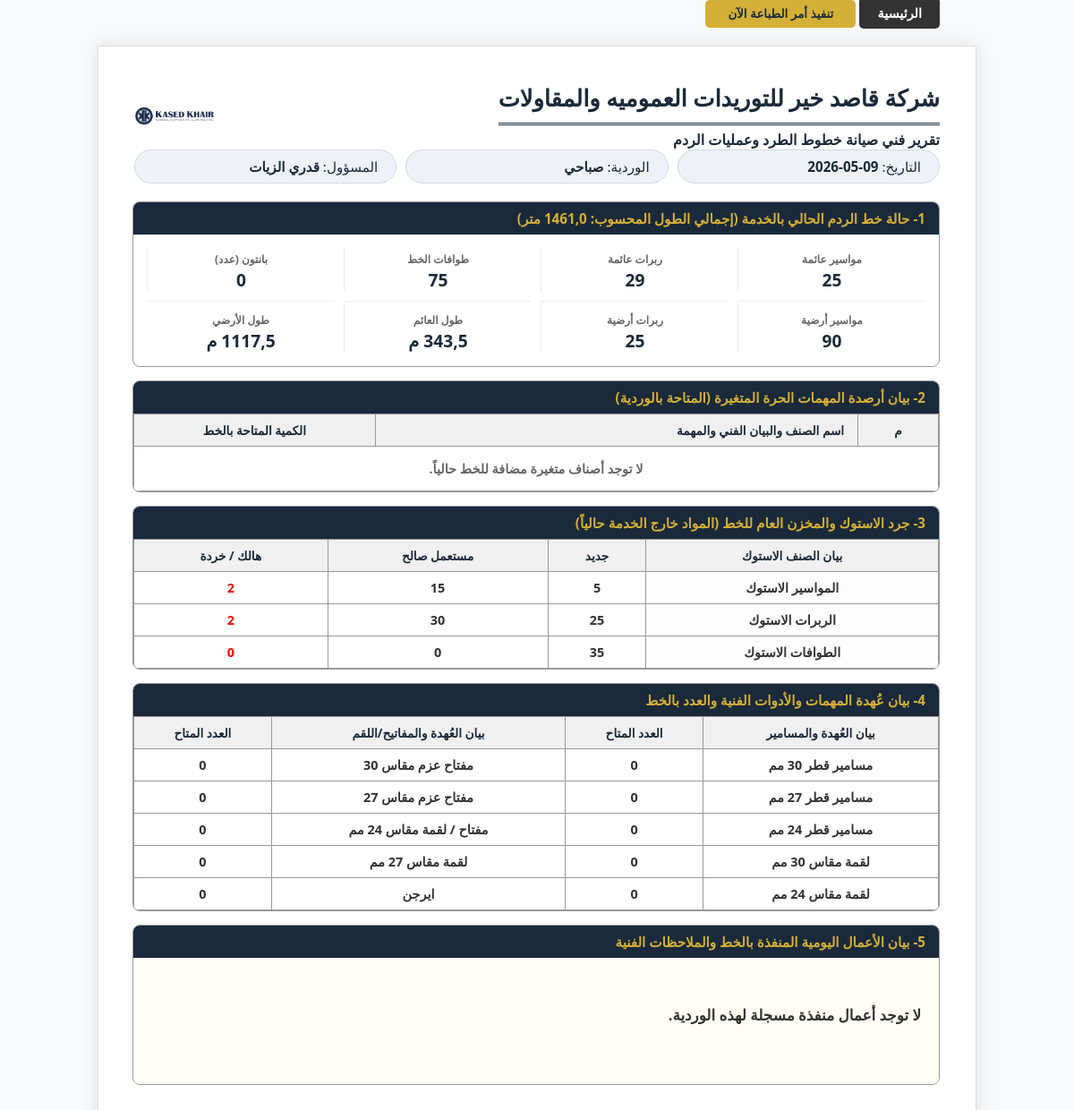
Page /pipe-report/3/ (signed in) on the earlier database version.
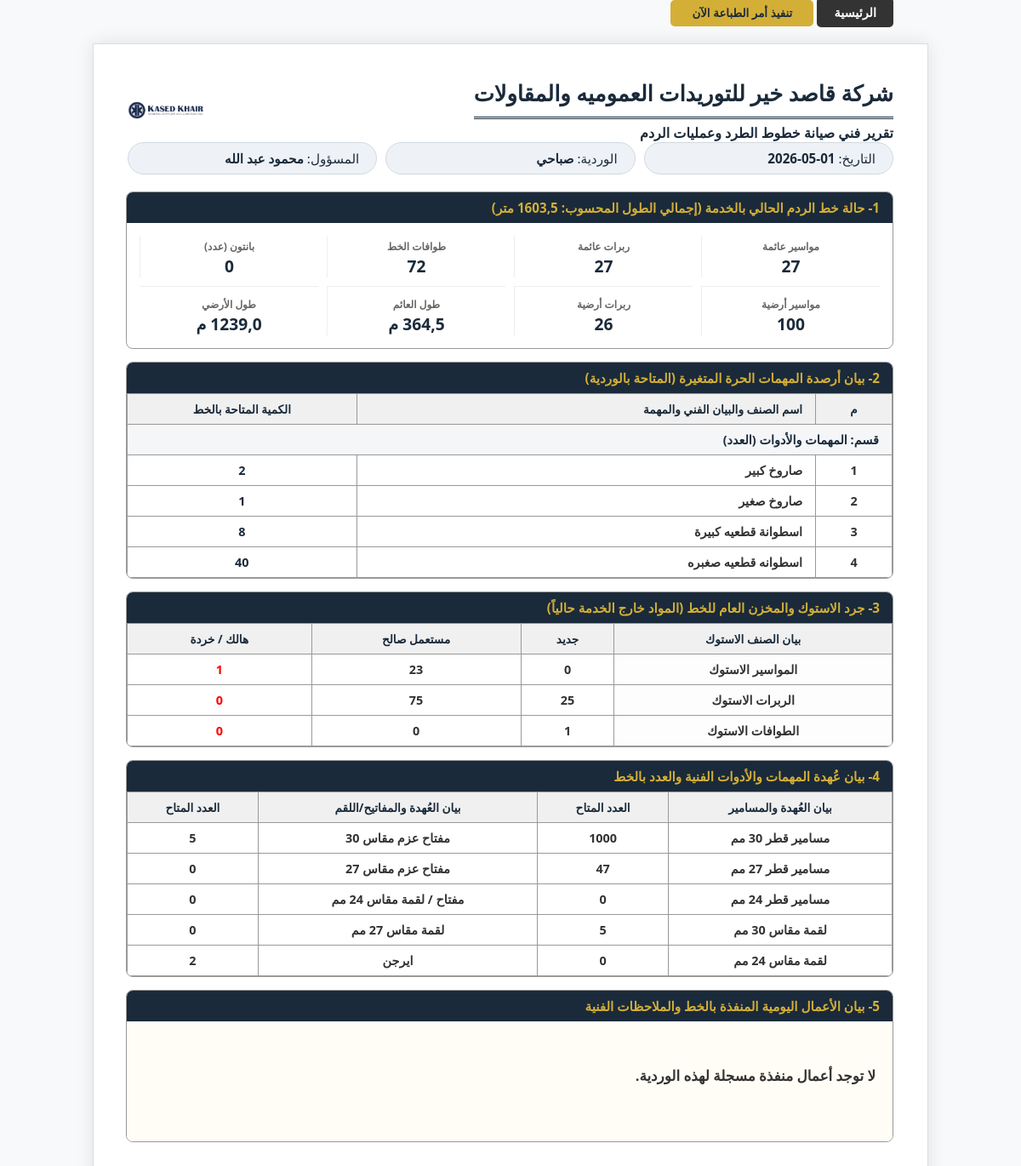
Same page on the later database version.
### core/models.py (models this page shows, shortened)
class PipeFighterOperations(models.Model):
    SHIFT_CHOICES = [('morning', 'صباحي'), ('night', 'مسائي')]
    date = models.DateField(auto_now_add=True, verbose_name="التاريخ")
    shift = models.CharField(max_length=10, choices=SHIFT_CHOICES, verbose_name="الوردية")
    operator_in_charge = models.ForeignKey('Staff', on_delete=models.SET_NULL, null=True, verbose_name="المسؤول")
    float_pipes = models.IntegerField(default=0, verbose_name="مواسير عائمة (عدد)")
    float_rubbers = models.IntegerField(default=0, verbose_name="ربرات عائمة (عدد)")
    float_pontoons = models.IntegerField(default=0, verbose_name="طوافات الخط (عدد)")
    float_pantons = models.IntegerField(default=0, verbose_name="بانتون (عدد)")
    float_anchors = models.IntegerField(default=0, verbose_name="مخاطيف الخط (عدد)")
    float_length = models.FloatField(default=0, editable=False, verbose_name="طول الخط العائم")
    land_pipes = models.IntegerField(default=0, verbose_name="مواسير أرضية (عدد)")
    land_rubbers = models.IntegerField(default=0, verbose_name="ربرات أرضية (عدد)")
    land_length = models.FloatField(default=0, editable=False, verbose_name="طول الخط الأرضي")
    total_line_length = models.FloatField(default=0, editable=False, verbose_name="إجمالي طول الخط")
    stock_pipes_new = models.IntegerField(default=0, verbose_name="مواسير جديدة")
    stock_pipes_used = models.IntegerField(default=0, verbose_name="مواسير مستعملة صالحة")
    stock_pipes_scrap = models.IntegerField(default=0, verbose_name="مواسير هالك")
    stock_rubbers_new = models.IntegerField(default=0, verbose_name="ربرات جديدة")
    stock_rubbers_used = models.IntegerField(default=0, verbose_name="ربرات مستعملة صالحة")
    stock_rubbers_scrap = models.IntegerField(default=0, verbose_name="ربرات هالك")
    stock_pontoons_new = models.IntegerField(default=0, verbose_name="طوافات جديدة")
    stock_pontoons_used = models.IntegerField(default=0, verbose_name="طوافات مستعملة صالحة")
    stock_pontoons_scrap = models.IntegerField(default=0, verbose_name="طوافات هالك")
    bolts_30 = models.IntegerField(default=0, verbose_name="مسامير 30مم")
    bolts_27 = models.IntegerField(default=0, verbose_name="مسامير 27مم")
    bolts_24 = models.IntegerField(default=0, verbose_name="مسامير 24مم")
    wrench_30 = models.IntegerField(default=0, verbose_name="مفتاح 30")
    wrench_27 = models.IntegerField(default=0, verbose_name="مفتاح 27")
    wrench_24 = models.IntegerField(default=0, verbose_name="مفتاح 24مم")
    socket_30 = models.IntegerField(default=0, verbose_name="لقمة 30مم")
    socket_27 = models.IntegerField(default=0, verbose_name="لقمة 27مم")
    socket_24 = models.IntegerField(default=0, verbose_name="لقمة 24مم")
    air_gun = models.IntegerField(default=0, verbose_name="ايرجن (عدد)")
    work_description = models.TextField(verbose_name="بيان الأعمال والملاحظات", blank=True, null=True)
    work_photos = models.ImageField(upload_to='pipe_fighter/', verbose_name="صور العمل", blank=True, null=True)
    class Meta:
        verbose_name = "تقرير بايب فايتر"
        verbose_name_plural = "تقارير بايب فايتر"

class Staff(models.Model):
    GROUP_CHOICES = [('A', 'مجموعة A'), ('B', 'مجموعة B'),('office', 'الإدارة'),('other', 'أخرى')]
    TEAM_TYPE = [('dredger', 'طاقم كراكة'), ('pipe_fighter', 'طاقم خط بحري'),('admin', 'الإدارة'),('other', 'أخرى')]
    ROLE_CHOICES = [
        ('engineer', 'مهندس'), # الخيار الجديد
        ('supervisor', 'مشرف'), # الخيار الجديد
        ('manager', 'مدير مشروع'),
        ('operator', 'مشغل'),
        ('marine', 'بحرية'),
        ('mechanic', 'ميكانيكا'),
        ('admin', 'إداري/سائق'),
    ]
    user = models.OneToOneField(User, on_delete=models.SET_NULL, null=True, blank=True, verbose_name="حساب المستخدم")
    name = models.CharField(max_length=100, verbose_name="الاسم بالكامل")
    group = models.CharField(max_length=10, choices=GROUP_CHOICES, verbose_name="المجموعة (الوردية)")
    team_type = models.CharField(max_length=20, choices=TEAM_TYPE, verbose_name="نوع الطاقم")
    role = models.CharField(max_length=30, choices=ROLE_CHOICES, verbose_name="الوظيفة")
    phone = models.CharField(max_length=15, verbose_name="رقم الهاتف", null=True, blank=True)
    dredger = models.ForeignKey('Dredger', on_delete=models.SET_NULL, null=True, blank=True)
    dredger = models.ForeignKey('Dredger', on_delete=models.SET_NULL, null=True, blank=True, verbose_name="الكراكة المعين عليها")
    class Meta:
        verbose_name = "موظف"
        verbose_name_plural = "دليل الموظفين"

class InventoryItem(models.Model):
    name = models.CharField(max_length=100, verbose_name="اسم الصنف")
    category = models.CharField(max_length=100, verbose_name="القسم (مثلاً: حبال، مواسير، عدد)")
    show_in_site = models.BooleanField(default=True, verbose_name="يظهر في مخزن البر (الموقع)")
    show_in_marine = models.BooleanField(default=False, verbose_name="يظهر في جرد الكراكة (البحرية)")
    show_in_pipe = models.BooleanField(default=False, verbose_name="يظهر في تقرير الخط (البايب فيتر)")
    quantity_site = models.FloatField(default=0, verbose_name="رصيد مخزن البر الحالي")
    quantity_marine = models.FloatField(default=0, verbose_name="رصيد بحرية الكراكة الحالي")
    quantity_pipe = models.FloatField(default=0, verbose_name="رصيد البايب فيتر الحالي")

### core/views.py (the view)
# urls.py: path('pipe-report/<int:report_id>/', views.pipe_report_detail, name='pipe_report_detail'),
@login_required
def pipe_report_detail(request, report_id):
    from .models import PipeFighterOperations, InventoryItem
    from django.shortcuts import render, get_object_or_404
    from django.utils import timezone
    report = get_object_or_404(PipeFighterOperations, id=report_id)
    all_items = InventoryItem.objects.filter(show_in_pipe=True).order_by('category', 'id')
    categorized_data = {}
    for item in all_items:
        item.quantity_found = item.quantity_pipe
        cat = item.category if item.category else "مهمات عامة"
        if cat == "الاستوك" or cat == "أخرى":
            continue
        if cat not in categorized_data:
            categorized_data[cat] = []
        categorized_data[cat].append(item)
    stock_data = {
        'pipes_new': {'quantity_pipe': report.stock_pipes_new},
        'pipes_used': {'quantity_pipe': report.stock_pipes_used},
        'pipes_scrap': {'quantity_pipe': report.stock_pipes_scrap},
        'rubbers_new': {'quantity_pipe': report.stock_rubbers_new},
        'rubbers_used': {'quantity_pipe': report.stock_rubbers_used},
        'rubbers_scrap': {'quantity_pipe': report.stock_rubbers_scrap},
        'pontoons_new': {'quantity_pipe': report.stock_pontoons_new},
        'pontoons_used': {'quantity_pipe': report.stock_pontoons_used},
        'pontoons_scrap': {'quantity_pipe': report.stock_pontoons_scrap},
    }
    return render(request, 'core/pipe_report_detail.html', {
        'report': report,
        'categorized_data': categorized_data,
        'stock': stock_data,
        'date': timezone.now()
    })

### core/templates/core/pipe_report_detail.html (shortened to what the changed rows need)
{% load static %}
<!DOCTYPE html>
<html lang="ar" dir="rtl">
<head>
</head>
<body>
<div class="report-paper">
    <div class="d-flex justify-content-between align-items-center mb-4" style="display: flex; justify-content: space-between; align-items: center;">
        <div>
            <h2 class="header-title mb-0" style="margin:0;">شركة قاصد خير للتوريدات العموميه والمقاولات</h2>
        </div>
    </div>
    <div class="row mb-4 text-center" style="display: flex; gap: 10px; margin-bottom: 20px;">
        <div style="flex: 1;"><div class="badge-info-custom">التاريخ: <b>{{ report.date|date:"d-m-Y" }}</b></div></div>
        <div style="flex: 1;"><div class="badge-info-custom">الوردية: <b>{{ report.get_shift_display }}</b></div></div>
        <div style="flex: 1;"><div class="badge-info-custom">المسؤول: <b>{{ report.operator_in_charge.name }}</b></div></div>
    </div>
    <div class="section-box">
        <div class="section-header">1- حالة خط الردم الحالي بالخدمة (إجمالي الطول المحسوب: {{ report.total_line_length }} متر)</div>
        <div class="stat-grid">
            <div class="stat-item"><span class="stat-lbl">مواسير عائمة</span><span class="stat-val text-primary">{{ report.float_pipes }}</span></div>
            <div class="stat-item"><span class="stat-lbl">ربرات عائمة</span><span class="stat-val text-primary">{{ report.float_rubbers }}</span></div>
            <div class="stat-item"><span class="stat-lbl">طوافات الخط</span><span class="stat-val text-primary">{{ report.float_pontoons }}</span></div>
            <div class="stat-item"><span class="stat-lbl">بانتون (عدد)</span><span class="stat-val text-primary">{{ report.float_pantons }}</span></div>
            <div class="stat-item border-top pt-2" style="border-top: 1px solid #eee; padding-top: 8px;"><span class="stat-lbl">مواسير أرضية</span><span class="stat-val text-success">{{ report.land_pipes }}</span></div>
            <div class="stat-item border-top pt-2" style="border-top: 1px solid #eee; padding-top: 8px;"><span class="stat-lbl">ربرات أرضية</span><span class="stat-val text-success">{{ report.land_rubbers }}</span></div>
            <div class="stat-item border-top pt-2" style="border-top: 1px solid #eee; padding-top: 8px;"><span class="stat-lbl">طول العائم</span><span class="stat-val text-danger">{{ report.float_length }} م</span></div>
            <div class="stat-item border-top pt-2" style="border-top: 1px solid #eee; padding-top: 8px;"><span class="stat-lbl">طول الأرضي</span><span class="stat-val text-danger">{{ report.land_length }} م</span></div>
        </div>
    </div>
    <div class="section-box">
        <table class="table-custom">
            <thead>
                <tr>
                    <th style="width: 10%;">م</th>
                    <th style="width: 60%; text-align: right; padding-right: 15px;">اسم الصنف والبيان الفني والمهمة</th>
                    <th style="width: 30%;">الكمية المتاحة بالخط</th>
                </tr>
            </thead>
            <tbody>
                {% for category, items in categorized_data.items %}
                {% if category != "الاستوك" and category != "أخرى" %}
                <tr>
                    <td colspan="3" class="cat-title" style="background:#f4f6f8; font-weight:800; text-align:right; padding-right:15px;"> قسم: {{ category }}</td>
                </tr>
                    {% for item in items %}
                    <tr>
                        <td>{{ forloop.counter }}</td>
                        <td style="text-align: right; padding-right: 15px;">{{ item.name }}</td>
                        <td style="color: var(--navy); font-weight: 900;">{{ item.quantity_found|floatformat:0 }}</td>
                    </tr>
                    {% endfor %}
                {% endif %}
                {% empty %}
                <tr>
                    <td colspan="3" style="color: #666; padding: 15px;">لا توجد أصناف متغيرة مضافة للخط حالياً.</td>
                </tr>
                {% endfor %}
            </tbody>
        </table>
    </div>
    <div class="section-box">
        <table class="table-custom">
            <thead>
                <tr>
                    <th>بيان الصنف الاستوك</th>
                    <th>جديد</th>
                    <th>مستعمل صالح</th>
                    <th>هالك / خردة</th>
                </tr>
            </thead>
            <tbody>
                <tr>
                    <td style="background: #fdfdfd; font-weight: bold;">المواسير الاستوك</td>
                    <td>{{ stock.pipes_new.quantity_pipe|default:0|floatformat:0 }}</td>
                    <td>{{ stock.pipes_used.quantity_pipe|default:0|floatformat:0 }}</td>
                    <td style="color: red;">{{ stock.pipes_scrap.quantity_pipe|default:0|floatformat:0 }}</td>
                </tr>
                <tr>
                    <td style="background: #fdfdfd; font-weight: bold;">الربرات الاستوك</td>
                    <td>{{ stock.rubbers_new.quantity_pipe|default:0|floatformat:0 }}</td>
                    <td>{{ stock.rubbers_used.quantity_pipe|default:0|floatformat:0 }}</td>
                    <td style="color: red;">{{ stock.rubbers_scrap.quantity_pipe|default:0|floatformat:0 }}</td>
                </tr>
                <tr>
                    <td style="background: #fdfdfd; font-weight: bold;">الطوافات الاستوك</td>
                    <td>{{ stock.pontoons_new.quantity_pipe|default:0|floatformat:0 }}</td>
                    <td>{{ stock.pontoons_used.quantity_pipe|default:0|floatformat:0 }}</td>
                    <td style="color: red;">{{ stock.pontoons_scrap.quantity_pipe|default:0|floatformat:0 }}</td>
                </tr>
            </tbody>
        </table>
    </div>
    <div class="section-box">
        <table class="table-custom">
            <thead>
                <tr>
                    <th>بيان العُهدة والمسامير</th><th>العدد المتاح</th>
                    <th>بيان العُهدة والمفاتيح/اللقم</th><th>العدد المتاح</th>
                </tr>
            </thead>
            <tbody>
                <tr>
                    <td>مسامير قطر 30 مم</td><td>{{ report.bolts_30 }}</td>
                    <td>مفتاح عزم مقاس 30</td><td>{{ report.wrench_30 }}</td>
                </tr>
                <tr>
                    <td>مسامير قطر 27 مم</td><td>{{ report.bolts_27 }}</td>
                    <td>مفتاح عزم مقاس 27</td><td>{{ report.wrench_27 }}</td>
                </tr>
                <tr>
                    <td>مسامير قطر 24 مم</td><td>{{ report.bolts_24 }}</td>
                    <td>مفتاح / لقمة مقاس 24 مم</td><td>{{ report.wrench_24 }}</td>
                </tr>
                <tr>
                    <td>لقمة مقاس 30 مم</td><td>{{ report.socket_30 }}</td>
                    <td>لقمة مقاس 27 مم</td><td>{{ report.socket_27 }}</td>
                </tr>
                <tr>
                    <td>لقمة مقاس 24 مم</td><td>{{ report.socket_24 }}</td>
                    <td> ايرجن  </td><td>{{ report.air_gun }}</td>
                </tr>
            </tbody>
        </table>
    </div>
    <div class="section-box">
        <div class="section-header">5- بيان الأعمال اليومية المنفذة بالخط والملاحظات الفنية</div>
        <div class="work-description-box">
            {{ report.work_description|default:"لا توجد أعمال منفذة مسجلة لهذه الوردية." }}
        </div>
    </div>
</body>
</html>

Differences in the rows shown:
changed PipeFighterOperations "لا توجد أعمال منفذة مسجلة لهذه الوردية.": date "09-05-2026" → "01-05-2026"; operator_in_charge.name "قدري الزيات" → "محمود عبد الله"; total_line_length "1461,0" → "1603,5"; float_pipes "25" → "27"; float_rubbers "29" → "27"; float_pontoons "75" → "72"; land_pipes "90" → "100"; land_rubbers "25" → "26"; bolts_30 "0" → "1000"; wrench_30 "0" → "5"; bolts_27 "0" → "47"; socket_30 "0" → "5"; air_gun "0" → "2"
added InventoryItem: category "المهمات والأدوات (العدد)", name "صاروخ كبير", quantity_found "2"
added InventoryItem: name "صاروخ صغير", quantity_found "1", shown under "المهمات والأدوات (العدد)"
added InventoryItem: name "اسطوانة قطعيه كبيرة", quantity_found "8", shown under "المهمات والأدوات (العدد)"
added InventoryItem: name "اسطوانه قطعيه صغبره", quantity_found "40", shown under "المهمات والأدوات (العدد)"
Other differences:
{{ stock.pipes_new.quantity_pipe|default:0|floatformat:0 }}: "5" → "0"
{{ stock.pipes_used.quantity_pipe|default:0|floatformat:0 }}: "15" → "23"
{{ stock.pipes_scrap.quantity_pipe|default:0|floatformat:0 }}: "2" → "1"
{{ stock.rubbers_used.quantity_pipe|default:0|floatformat:0 }}: "30" → "75"
{{ stock.rubbers_scrap.quantity_pipe|default:0|floatformat:0 }}: "2" → "0"
{{ stock.pontoons_new.quantity_pipe|default:0|floatformat:0 }}: "35" → "1"
text no longer shown: "لا توجد أصناف متغيرة مضافة للخط حالياً."
